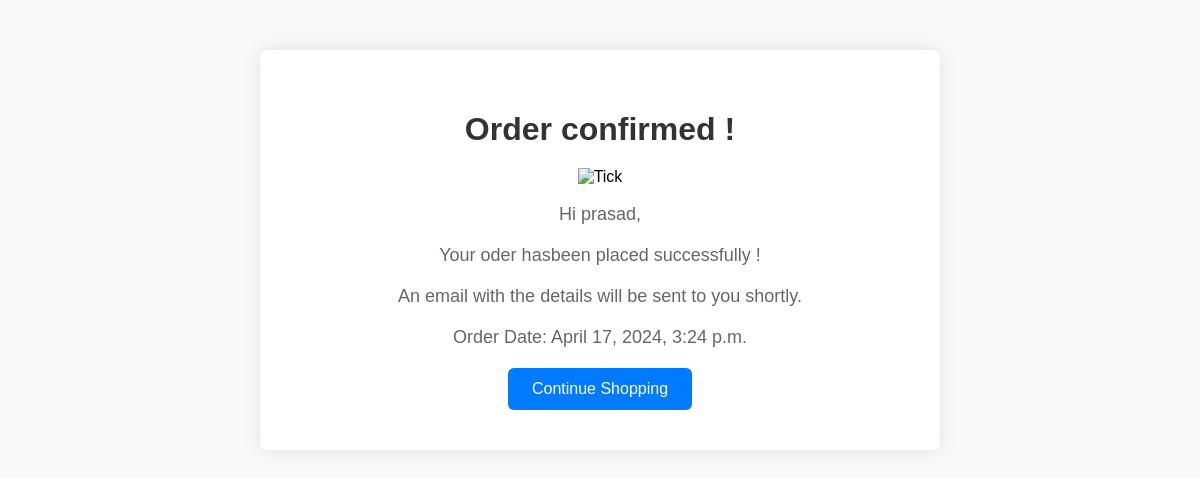
Before: /success_cod/ (signed in) with the older database file.
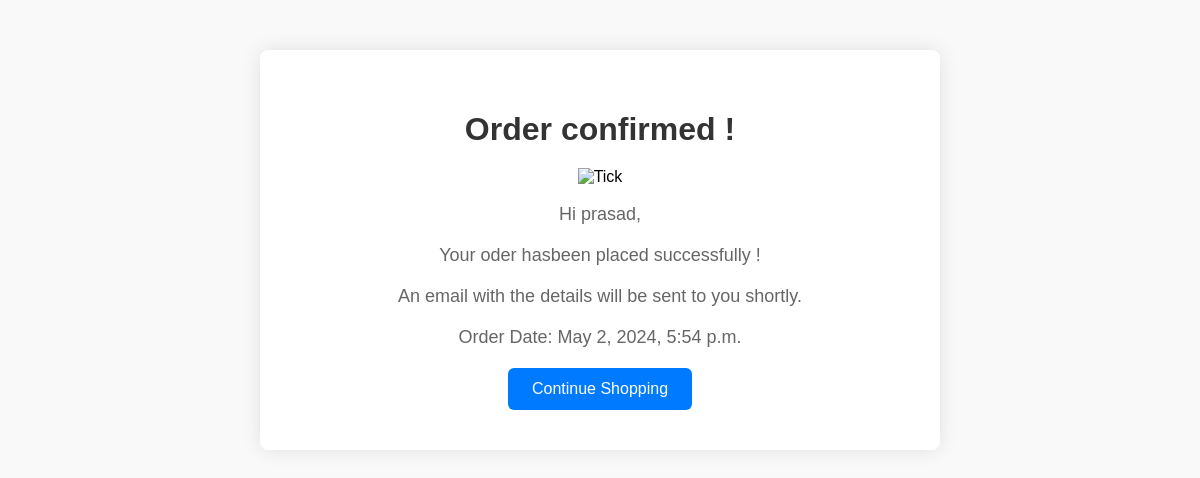
After: the same page with the newer database file.
### ecommerceApp/models.py (models this page shows, shortened)
class CODTransaction(BaseModel):
    cart = models.ForeignKey(Cart, on_delete=models.CASCADE, related_name='CODTransaction', null=True, blank=True)
    amount = models.DecimalField(max_digits=10, decimal_places=2, null=True, blank=True)
    transaction_date = models.DateTimeField(auto_now_add=True)
    order_id = models.UUIDField(default=uuid.uuid4, editable=False, unique=True)

### ecommerceApp/views.py (the view)
# urls.py: path('success_cod/',success_cod,name='success_cod'),
@login_required(login_url='/auth/login/')
def success_cod(request):
    try:
        cod_transaction = CODTransaction.objects.latest('transaction_date')
        cart_uid = cod_transaction.cart.uid
        file_name, pdf_generated = generate_invoice_pdf(cart_uid)
        if pdf_generated:
            context = {
                'cart_uid': cart_uid,
                'date': cod_transaction.transaction_date,
                'file_name': file_name,
            }
            return render(request, 'order_success.html', context)
        else:
            return HttpResponse('PDF generation failed. Please try again later.')
    except CODTransaction.DoesNotExist:
        return HttpResponse('No cash on delivery transactions found.')

### ecommerceApp/models.py (called while the page is built)
    def __str__(self):
        return self.color_name

    def __str__(self):
        return self.size_name

    def get_product_price_by_size(self, size):
        size_variants = self.size_variant.filter(size_name=size)
        if size_variants.exists():
            size_variant = size_variants.first()
            return size_variant.price
        else:
            return None

    def get_product_price_by_color(self, color):
        try:
            color_variant = self.color_variant.get(color_name=color)
            return color_variant.price
        except ColorVariant.DoesNotExist:
            return None

    def get_product_price(self):
        price = [self.product.price]
        if self.color_variant:
            color_variant_price = self.color_variant.price
            price.append(color_variant_price)
        if self.size_variant:
            size_variant_price = self.size_variant.price
            price.append(size_variant_price)
        return sum(price)

    def get_product_price_with_quantity(self):
        return self.get_product_price() * self.quantity

### templates/order_success.html (shortened to what this page needs)
<!DOCTYPE html>
<html lang="en">
<head>
</head>
<body>
  <div class="container">
    <h1>Order confirmed !</h1>
    <img src="http://dgtlmrktng.s3.amazonaws.com/go/emails/generic-email-template/tick.png" alt="Tick" width="50">
    <p>Hi {{ request.user.name }},</p>
    <p>Your oder hasbeen placed successfully !</p>
    <p>An email with the details will be sent to you shortly.</p>
    <p>Order Date: {{ date }}</p>
    <a href="{% url 'index' %}" class="button">Continue Shopping</a>
  </div>
</body>
</html>

Changed rows visible on the page:
no longer on this page (row unchanged): CODTransaction: transaction_date "April 17, 2024, 3:24 p.m."
added CODTransaction: transaction_date "May 2, 2024, 5:54 p.m."
